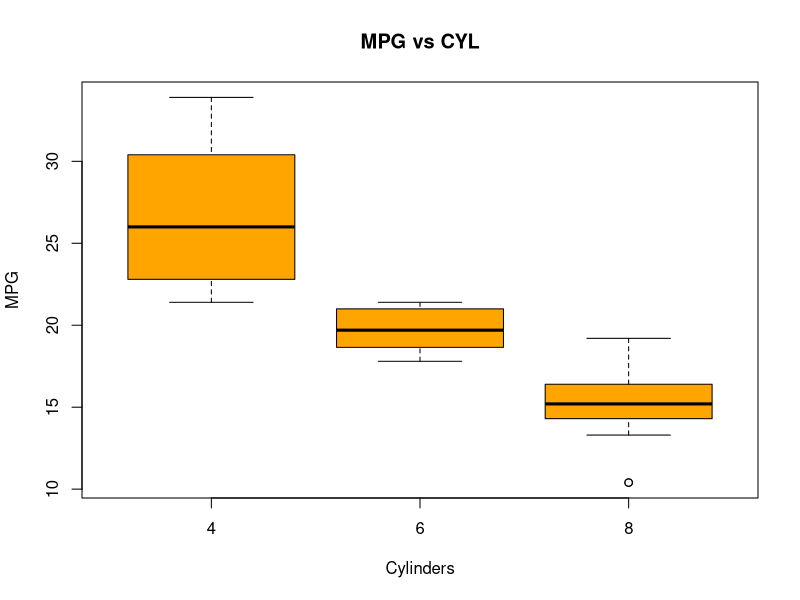

Source code (R):
boxplot(mpg ~ cyl,
        data=mtcars,
        col="orange",
        xlab="Cylinders",
        ylab="MPG",
        main="MPG vs CYL")
